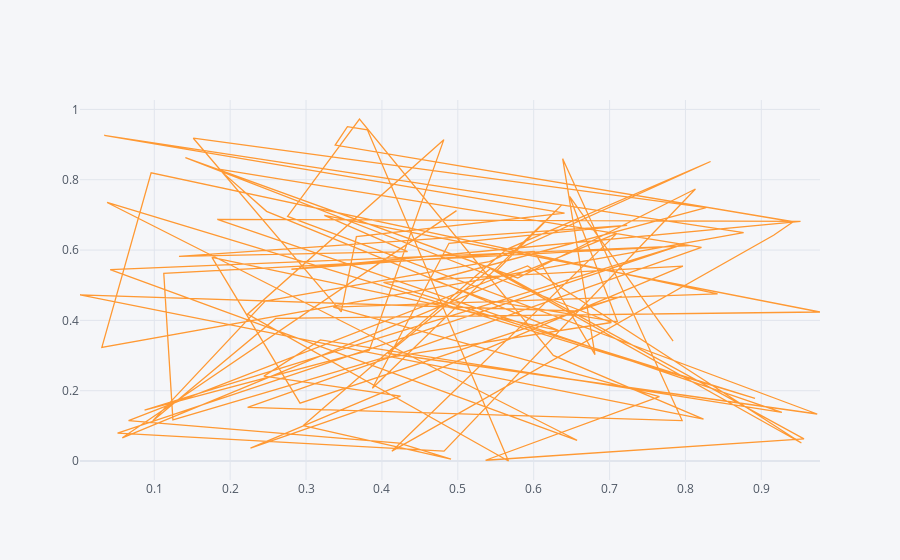

Notebook code cell kept with this figure:
### Code cell
df.iplot(kind='scatter',x='c',y='b')
